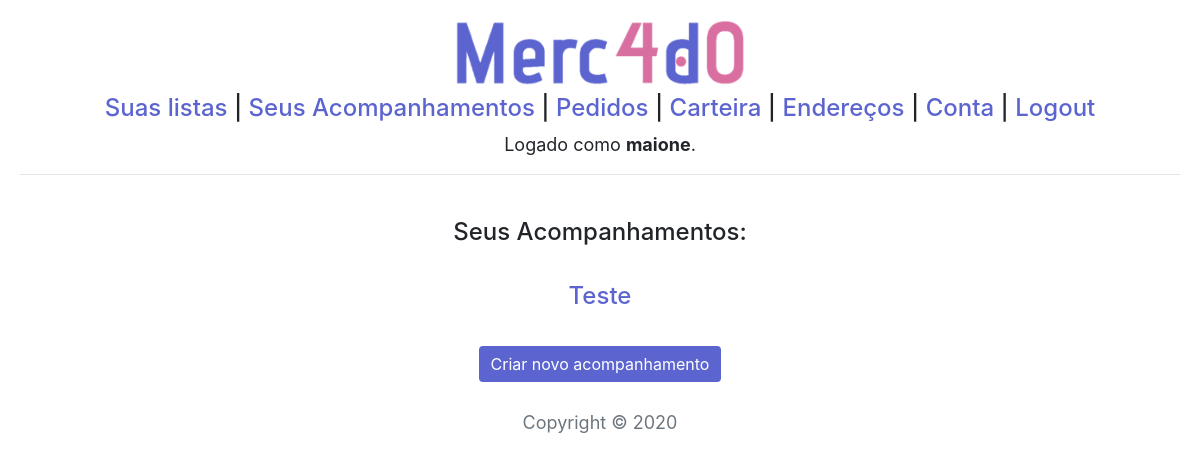
The app's page /acompanhamentos (signed in), older data.
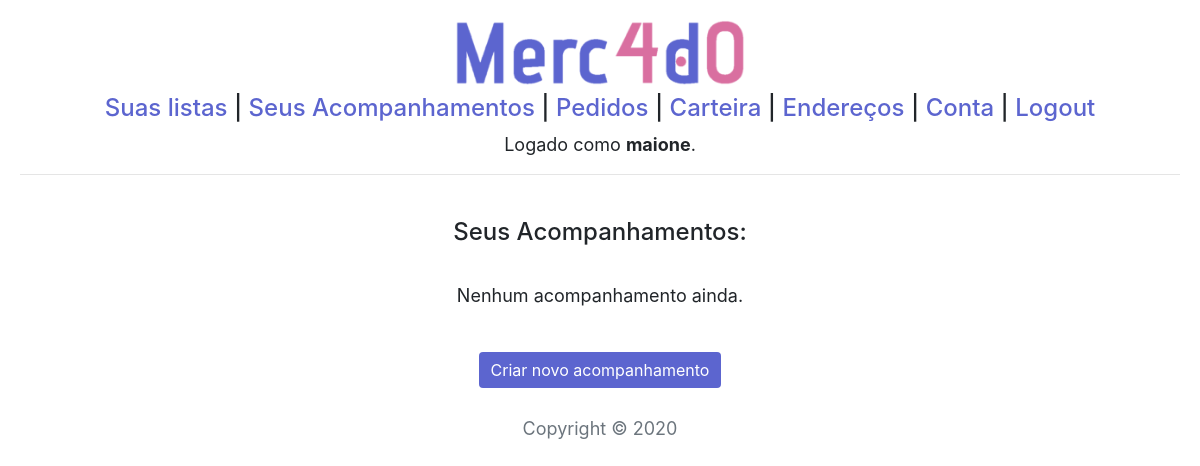
The same page, newer data.
### compras/models.py (models this page shows, shortened)
class Acompanhamento(models.Model):
    nome = models.CharField(max_length=50)
    usuario = models.ForeignKey(Usuario,
                                on_delete=models.CASCADE,
                                related_name="acompanhamentos")

### compras/views.py (the view)
# urls.py: path('acompanhamentos', views.acompanhamentos, name="acompanhamentos"),
@login_required(login_url='login')
def acompanhamentos(request):
    return render(request, "compras/acompanhamentos.html", {
        "acompanhamentos": Acompanhamento.objects.filter(usuario=request.user).order_by('nome')
    })

### compras/templates/compras/acompanhamentos.html (shortened to what this page needs)
{% extends "compras/layout.html" %}
{% block body %}
<h4>Seus Acompanhamentos:</h4>
<br>
<ul>
{% for acompanhamento in acompanhamentos %}
    <li><h4><a href="{% url 'acompanhamento' acompanhamento.id %}">{{ acompanhamento.nome }}</a></h4></li>
{% empty %}
    <p>Nenhum acompanhamento ainda.</p>
{% endfor %}
</ul>
<br>
<a href="{% url 'criar_acompanhamento'%}">
<button type="button" class="btn btn-primary">Criar novo acompanhamento</button>
</a>
{% endblock %}

Row changes from the older to the newer data that the page shows:
removed Acompanhamento: nome "Teste"
Text that changed along with them:
text now shown: "Nenhum acompanhamento ainda."
